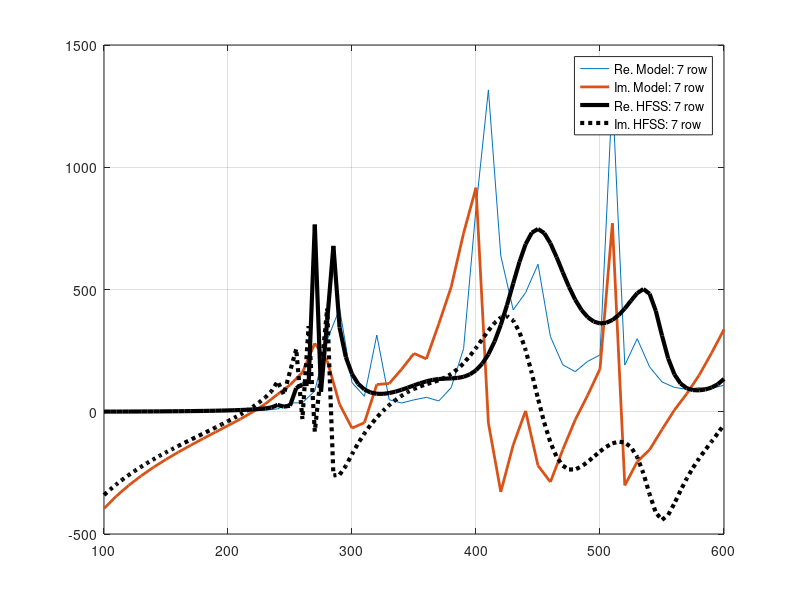
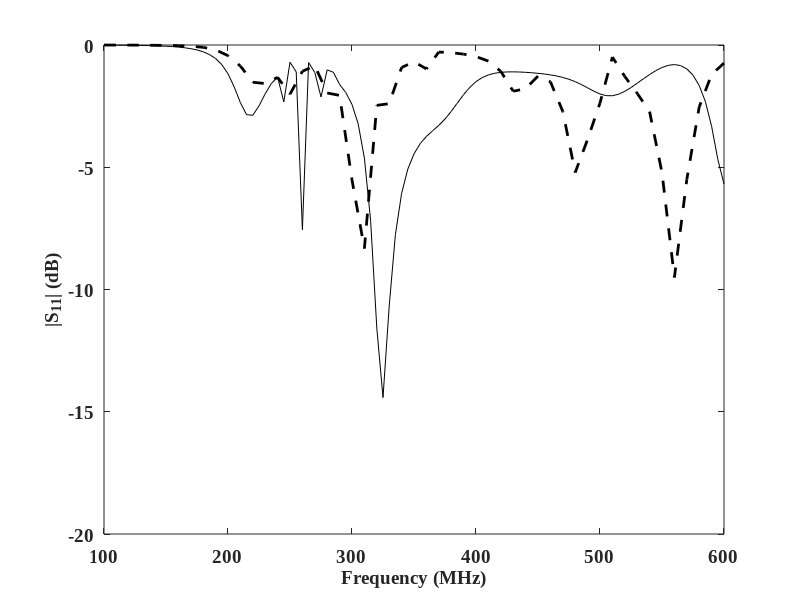

Reproduce these figures in MATLAB, in order.
clc
clear all
%%%%%%%%%%%%%%%%%%%%%%%%%cst
% 
load ('oct1_7row.mat');
% 
plot(f*1e-6, real(Zin), f*1e-6, imag(Zin),'linewidth',2)
hold on
% 

hs_hfss=importdata('Zin_7row_HFSS.csv');
S1=hs_hfss.data;
Freq = S1(:,1);
S11=S1(:,2);%1raw
plot(Freq,S11,'k','LineWidth',3);

hold on
S11=S1(:,3);%1raw
plot(Freq,S11,':k','LineWidth',3);

hold off
legend('Re. Model: 7 row','Im. Model: 7 row','Re. HFSS: 7 row','Im. HFSS: 7 row');
grid on
figure



% hold on
% x=hs1.Frequencies./10^9;
% plot(x,-10,'-k','LineWidth',.5);
set(gca,'fontsize',14,'fontweight','b','FontName','Times New Roman');
% title('Sine Function','fontsize',12,'fontweight','b','FontName','Times New Roman');
xlabel('Frequency (MHz)','fontsize',14,'fontweight','b','FontName','Times New Roman');
ylabel('Input Impedance(\Omega)','fontsize',14,'fontweight','b','FontName','Times New Roman');

% S11=S1(:,3);%3raw
% plot(Freq,S11,':r','LineWidth',3);
% 
% 
% hold on
% 
% S11=S1(:,4);%5raw
% plot(Freq,S11,':g','LineWidth',3);
% 
% hold on
% 
S11_h=20*log10(abs((S1(:,2)+j*S1(:,3)-50)./(S1(:,2)+j*S1(:,3)+50)));%7raw
S11_m=20*log10(abs((Zin-50)./(Zin+50)));
plot(Freq,S11_h,'k',f*1e-6, S11_m, '--k','LineWidth',2);
hold on



% hold on
% x=hs1.Frequencies./10^9;
% plot(x,-10,'-k','LineWidth',.5);
set(gca,'fontsize',14,'fontweight','b','FontName','Times New Roman');
% title('Sine Function','fontsize',12,'fontweight','b','FontName','Times New Roman');
xlabel('Frequency (MHz)','fontsize',14,'fontweight','b','FontName','Times New Roman');
ylabel('|S_{11}| (dB)','fontsize',14,'fontweight','b','FontName','Times New Roman');
